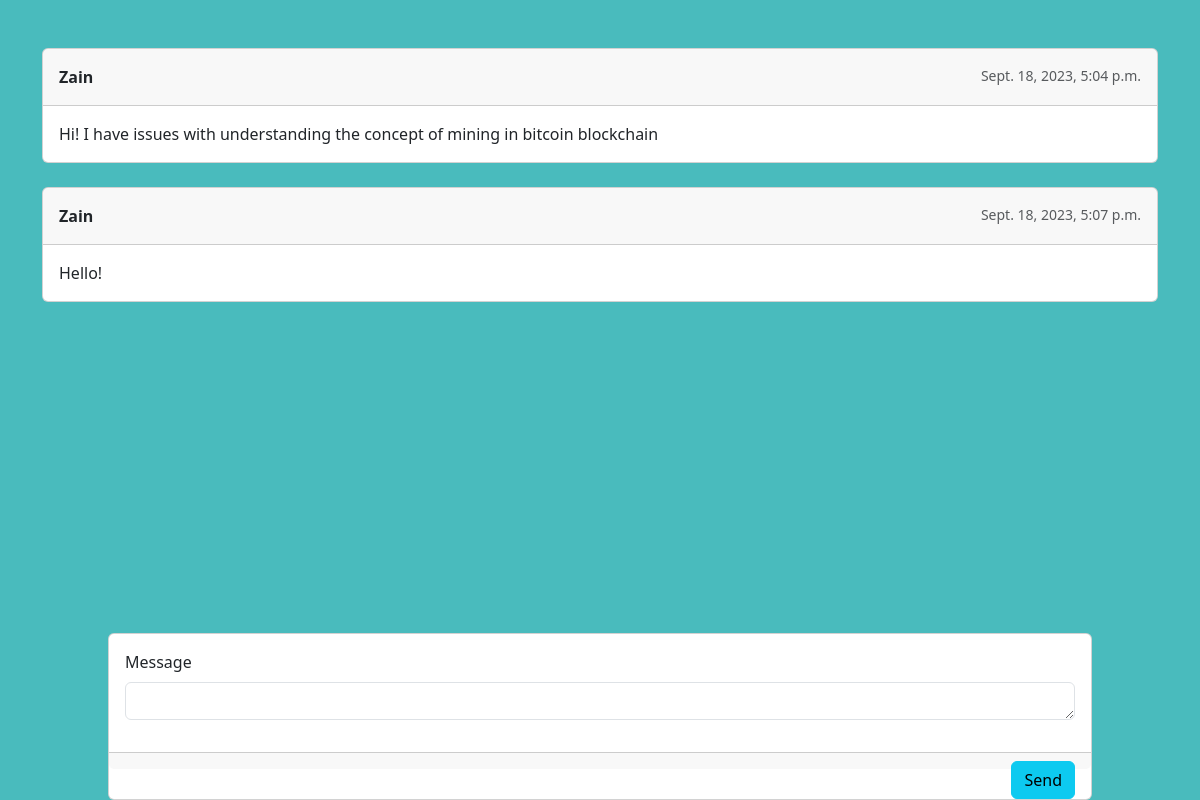
/Chat (signed in), run on the app's committed database.
### HUB/models.py (models this page shows)
class chat(models.Model):
    user = models.ForeignKey(User, on_delete=models.CASCADE)
    chat_text = models.TextField()
    text_at = models.DateTimeField(auto_now_add=True)

class User(AbstractUser):
    ...

### HUB/views.py (the view)
# urls.py: path('Chat', views.Chat , name = 'Chat' ),
@csrf_exempt
@login_required
def Chat(request):
    if request.method == "POST":
        message = request.POST.get('message')
        user = request.user
        new_chat = chat(
                    user = user,
                    chat_text = message
                )
        new_chat.save()
        chats = chat.objects.all()
        return render(request, "HUB/chat.html", {'chats':chats})
    else:
        chats = chat.objects.all()
        return render(request, "HUB/chat.html", {'chats':chats})

### HUB/templates/HUB/Chat.html (shortened to what this page needs)
<!DOCTYPE html>
<html lang="en">
  <head>
    <link
      href="https://cdn.jsdelivr.net/npm/bootstrap@5.3.2/dist/css/bootstrap.min.css"
      rel="stylesheet"
    />
    <link href="https://cdn.jsdelivr.net/npm/bootstrap@5.3.2/dist/css/bootstrap.min.css" rel="stylesheet">
  </head>
  <body style = "background-color :#49bbbd;">
    <section">
        <div class="container py-5">
          <div class="row">
            <div class="col">
              <ul class="list-unstyled" style="margin-bottom: 10%;">
                {% for chat in chats %}
                <li class="d-flex justify-content-between mb-4">
                  <div class="card w-100">
                    <div class="card-header d-flex justify-content-between p-3">
                      <p class="fw-bold mb-0">{{chat.user}}</p>
                      <p class="text-muted small mb-0">{{chat.text_at}}</p>
                    </div>
                    <div class="card-body">
                      <p class="mb-0">
                        {{chat.chat_text}}
                      </p>
                    </div>
                  </div>
                </li>
                {% endfor %}
              </ul>
            <div class="card fixed-bottom" style="margin: 0 9% 0 9%;">
              <form method="post" action = "{% url 'Chat' %}">
                <div class="card-body">
                    <div class=" mb-3 ">
                        <div class="form-outline">
                            <label class="form-label" for="textAreaExample2">Message</label>
                          <textarea class="form-control" name = "message" id="textAreaExample2" rows="1"></textarea>
                        </div>
                    </div>
                </div>
                <div class="card-footer text-body-secondary text-center">
                    <button type="submit" class="btn btn-info btn-rounded float-end">Send</button>
                  </div>
              </form>
              </div>
            </div>
          </div>
        </div>
  </body>
</html>

### data on the page
chat: user "Zain", text_at "Sept. 18, 2023, 5:04 p.m.", chat_text "Hi! I have issues with understanding the concept of mining in bitcoin blockchain"
chat: user "Zain", text_at "Sept. 18, 2023, 5:07 p.m.", chat_text "Hello!"
